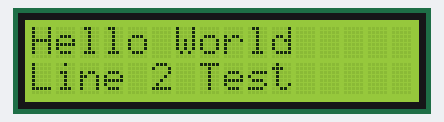
The program below on a simulated ESP32. On the bench: 16×2 character LCD. What the program prints to the serial monitor is not drawn.

Above: at 3.3 s.

The program:

main.cpp
```cpp
#include <Arduino.h>
#include <Wire.h>
#include <LiquidCrystal_I2C.h>

LiquidCrystal_I2C lcd(0x27, 16, 2);

void scanI2C() {
  Serial.println("Scanning I2C bus...");
  for (byte addr = 1; addr < 127; addr++) {
    Wire.beginTransmission(addr);
    if (Wire.endTransmission() == 0) {
      Serial.print("Found device at 0x");
      Serial.println(addr, HEX);
    }
  }
  Serial.println("Scan complete.");
}

void setup() {
  Serial.begin(115200);
  delay(3000);  // Wait 3 seconds for serial monitor to connect
  Serial.println();
  Serial.println("--- Starting LCD Setup ---");

  Wire.begin(21, 22);
  Wire.setClock(100000);

  scanI2C();  // Show all I2C devices

  lcd.init();
  delay(100);
  lcd.backlight();
  delay(100);

  lcd.setCursor(0, 0);
  lcd.print("Hello World");
  lcd.setCursor(0, 1);
  lcd.print("Line 2 Test");
  Serial.println("LCD Init Complete!");
}

void loop() {
}
```
